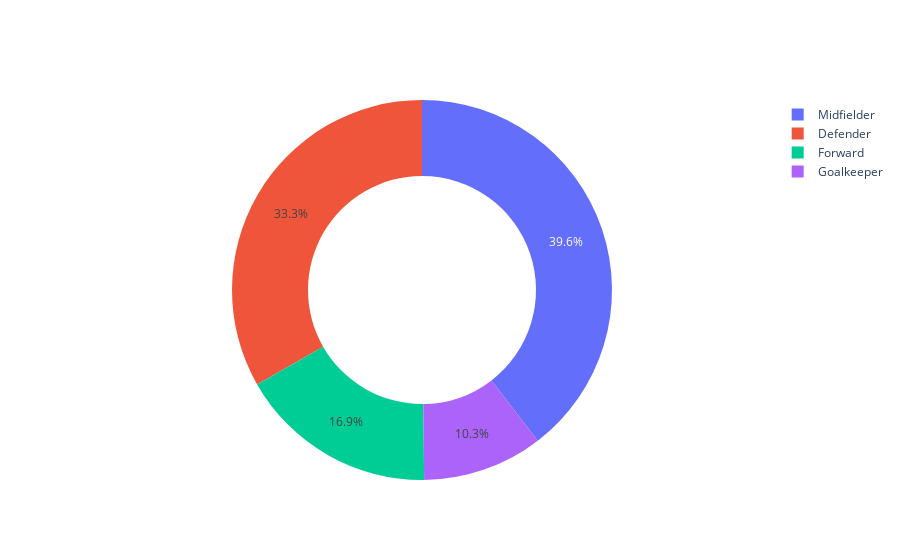

Notebook code for this chart:
### Code cell
import plotly.graph_objects as go

fig = go.Figure(data=[go.Pie(labels= df_num_pos.Position,
                             values=df_num_pos.Name, hole=.6)])
fig.show()

### Figure 1 — Plotly figure (JSON) as saved in the notebook; plotly's stock layout.template omitted (floating-point values rounded to 4 significant figures)
{"data": [{"hole": 0.6, "labels": ["Defender", "Forward", "Goalkeeper", "Midfielder", "Defender", "Forward", "Goalkeeper", "Midfielder", "Defender", "Forward", "Goalkeeper", "Midfielder", "Defender", "Forward", "Goalkeeper", "Midfielder", "Defender", "Forward", "Goalkeeper", "Midfielder", "Defender", "Forward", "Goalkeeper", "Midfielder", "Defender", "Forward", "Goalkeeper", "Midfielder", "Defender", "Forward", "Goalkeeper", "Midfielder", "Defender", "Forward", "Goalkeeper", "Midfielder", "Defender", "Forward", "Goalkeeper", "Midfielder", "Defender", "Forward", "Goalkeeper", "Midfielder", "Defender", "Forward", "Goalkeeper", "Midfielder", "Defender", "Forward", "Goalkeeper", "Midfielder", "Defender", "Forward", "Goalkeeper", "Midfielder", "Defender", "Forward", "Goalkeeper", "Midfielder", "Defender", "Forward", "Goalkeeper", "Midfielder", "Defender", "Forward", "Goalkeeper", "Midfielder", "Defender", "Forward", "Goalkeeper", "Midfielder", "Defender", "Forward", "Goalkeeper", "Midfielder", "Defender", "Forward", "Goalkeeper", "Midfielder"], "type": "pie", "values": [7, 5, 4, 13, 11, 7, 3, 11, 10, 6, 4, 9, 8, 6, 3, 9, 11, 5, 3, 7, 9, 3, 3, 9, 10, 4, 3, 12, 10, 4, 3, 9, 10, 4, 2, 14, 8, 3, 3, 11, 9, 6, 2, 11, 11, 6, 3, 13, 10, 3, 2, 15, 11, 6, 3, 11, 11, 6, 3, 13, 7, 4, 2, 10, 8, 3, 3, 11, 8, 5, 3, 10, 8, 5, 2, 9, 8, 3, 3, 13]}], "layout": {}}
